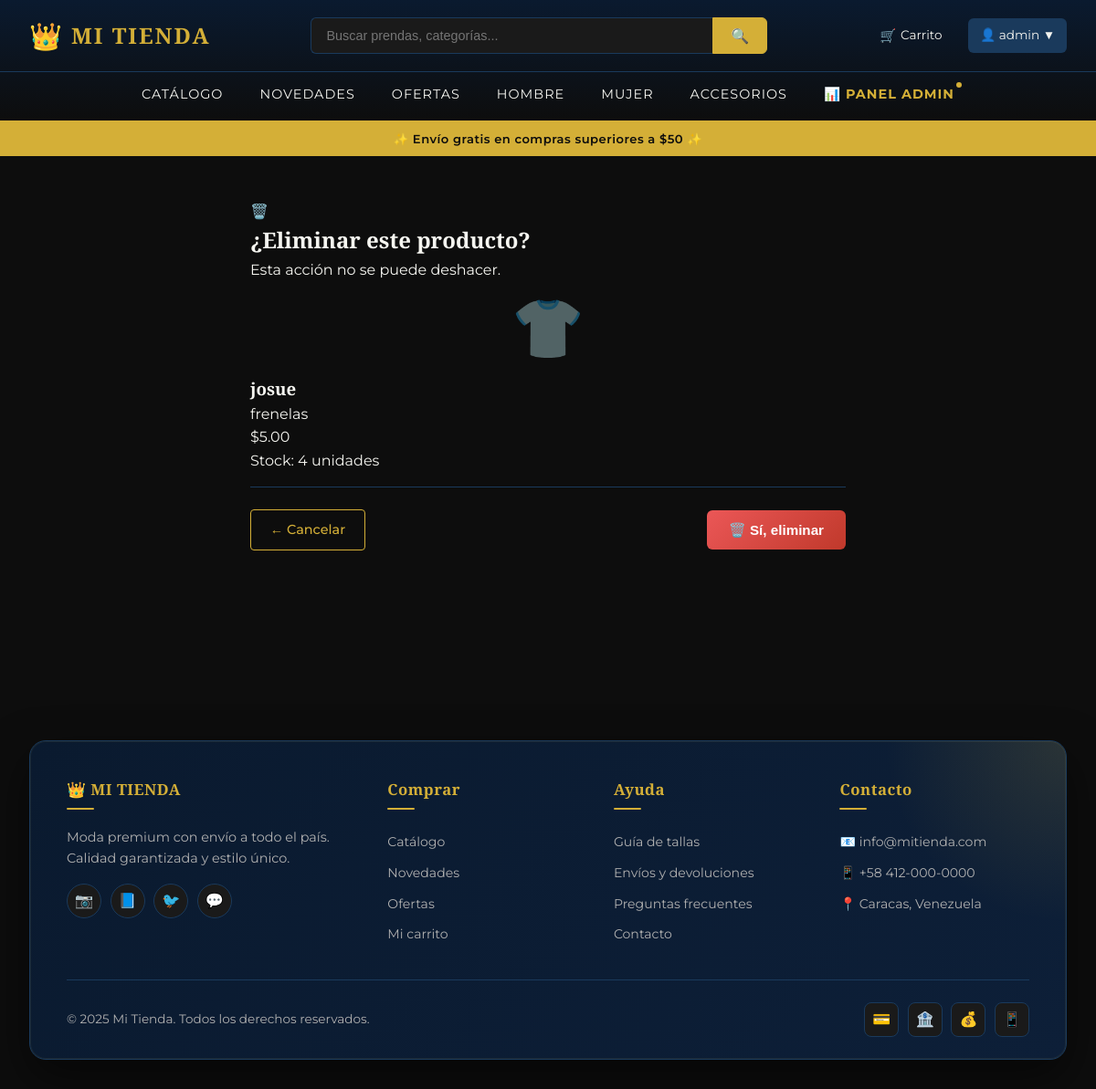
The page /productos/1/eliminar/ (signed in) on the database its author committed.
### tienda/tienda/models.py (models this page shows, shortened)
class Producto(models.Model):
    nombre = models.CharField(max_length=200)
    descripcion = models.TextField()
    precio = models.DecimalField(max_digits=10, decimal_places=2)
    stock = models.IntegerField(default=0)
    imagen = models.ImageField(upload_to='productos/', blank=True, null=True)
    categoria = models.ForeignKey(Categoria, on_delete=models.CASCADE, related_name='productos')
    disponible = models.BooleanField(default=True)
    creado = models.DateTimeField(auto_now_add=True)
    class Meta:
        verbose_name = "Producto"
        verbose_name_plural = "Productos"
        ordering = ['-creado']

class Categoria(models.Model):
    nombre = models.CharField(max_length=100)
    descripcion = models.TextField(blank=True)
    class Meta:
        verbose_name = "Categoría"
        verbose_name_plural = "Categorías"

### tienda/tienda/views.py (the view)
# urls.py: path('productos/<int:pk>/eliminar/', views.eliminar_producto, name='eliminar_producto'),
@staff_member_required
def eliminar_producto(request, pk):
    producto = get_object_or_404(Producto, pk=pk)
    if request.method == 'POST':
        nombre = producto.nombre
        producto.delete()
        messages.success(request, f"Producto '{nombre}' eliminado correctamente.")
        return redirect('lista_admin')
    return render(request, 'tienda/eliminar_producto.html', {'producto': producto})

### templates/tienda/eliminar_producto.html (shortened to what this page needs)
{% extends 'tienda/_base.html' %}
{% load static %}
{% block contenido %}
<section class="seccion-form-admin">
    <div class="confirm-delete">
        <div class="delete-icon">🗑️</div>
        <h2>¿Eliminar este producto?</h2>
        <p class="delete-warning">Esta acción no se puede deshacer.</p>
        <div class="delete-card">
            {% if producto.imagen %}
            <img src="{{ producto.imagen.url }}" alt="{{ producto.nombre }}" class="delete-img">
            {% else %}
            <div class="delete-img sin-imagen">👕</div>
            {% endif %}
            <div class="delete-info">
                <h3>{{ producto.nombre }}</h3>
                <p class="delete-categoria">{{ producto.categoria.nombre }}</p>
                <p class="delete-precio">${{ producto.precio }}</p>
                <p class="delete-stock">Stock: {{ producto.stock }} unidades</p>
            </div>
        </div>
        <form method="post" class="delete-form">
            <div class="form-actions">
                <a href="{% url 'detalle_producto' producto.pk %}" class="btn-outline">← Cancelar</a>
                <button type="submit" class="btn-danger">🗑️ Sí, eliminar</button>
            </div>
        </form>
    </div>
</section>
{% endblock %}

### templates/tienda/_base.html (shortened to what this page needs)
{% load static %}
<!DOCTYPE html>
<html lang="es">
<head>
    <link rel="stylesheet" href="{% static 'css/estilo.css' %}">
</head>
<body>
<header class="site-header">
    <div class="header-main">
        <a href="{% url 'inicio' %}" class="logo">
            <span class="logo-icon">👑</span>
            <span class="logo-text">MI TIENDA</span>
        </a>
        <form method="get" action="{% url 'lista_productos' %}" class="header-buscador">
            <input type="text" name="q" placeholder="Buscar prendas, categorías..." value="{{ request.GET.q }}">
            <button type="submit">🔍</button>
        </form>
        <nav class="header-nav">
            {% if user.is_authenticated %}
                <a href="{% url 'ver_carrito' %}" class="nav-icon" title="Carrito">
                    🛒<span>Carrito</span>
                </a>
                <div class="user-menu">
                    <span class="user-name">👤 {{ user.first_name|default:user.username }} ▼</span>
                </div>
            {% else %}
                <a href="{% url 'login' %}" class="btn-outline">Iniciar sesión</a>
                <a href="{% url 'registro' %}" class="btn-dorado">Registrarse</a>
            {% endif %}
        </nav>
    </div>
    <nav class="header-menu">
        <a href="{% url 'lista_productos' %}">Catálogo</a>
        <a href="{% url 'lista_productos' %}?orden=nuevo">Novedades</a>
        <a href="{% url 'lista_productos' %}?orden=precio_asc">Ofertas</a>
        <a href="{% url 'lista_productos' %}">Hombre</a>
        <a href="{% url 'lista_productos' %}">Mujer</a>
        <a href="{% url 'lista_productos' %}">Accesorios</a>
        {% if user.is_staff %}
        <a href="{% url 'lista_admin' %}" class="menu-admin">📊 Panel admin</a>
        {% endif %}
    </nav>
</header>
    <div class="header-top">
        <p>✨ Envío gratis en compras superiores a $50 ✨</p>
    </div>
<main>
    {% block contenido %}{% endblock %}
</main>
<footer class="site-footer">
    <div class="footer-caja">
        <div class="footer-grid">
            <div class="footer-col">
                <h4>👑 MI TIENDA</h4>
                <p>Moda premium con envío a todo el país. Calidad garantizada y estilo único.</p>
                <div class="social-icons">
                    <a href="#" title="Instagram">📷</a>
                    <a href="#" title="Facebook">📘</a>
                    <a href="#" title="Twitter">🐦</a>
                    <a href="#" title="WhatsApp">💬</a>
                </div>
            </div>
            <div class="footer-col">
                <h4>Comprar</h4>
                <ul>
                    <li><a href="{% url 'lista_productos' %}">Catálogo</a></li>
                    <li><a href="{% url 'lista_productos' %}?orden=nuevo">Novedades</a></li>
                    <li><a href="{% url 'lista_productos' %}?orden=precio_asc">Ofertas</a></li>
                    <li><a href="{% url 'ver_carrito' %}">Mi carrito</a></li>
                </ul>
            </div>
            <div class="footer-col">
                <h4>Ayuda</h4>
                <ul>
                    <li><a href="#">Guía de tallas</a></li>
                    <li><a href="#">Envíos y devoluciones</a></li>
                    <li><a href="#">Preguntas frecuentes</a></li>
                    <li><a href="#">Contacto</a></li>
                </ul>
            </div>
            <div class="footer-col">
                <h4>Contacto</h4>
                <ul>
                    <li>📧 info@mitienda.com</li>
                    <li>📱 +58 412-000-0000</li>
                    <li>📍 Caracas, Venezuela</li>
                </ul>
            </div>
        </div>
        <div class="footer-bottom">
            <p>&copy; 2025 Mi Tienda. Todos los derechos reservados.</p>
            <div class="pagos-icons">
                <span title="Tarjeta">💳</span>
                <span title="Transferencia">🏦</span>
                <span title="Efectivo">💰</span>
                <span title="Pago móvil">📱</span>
            </div>
        </div>
    </div>
</footer>
</body>
</html>

### rows shown on the page
Producto: nombre "josue", categoria.nombre "frenelas", precio "5.00", stock "4"

### other values the page prints
{{ user.first_name|default:user.username }} "admin"
